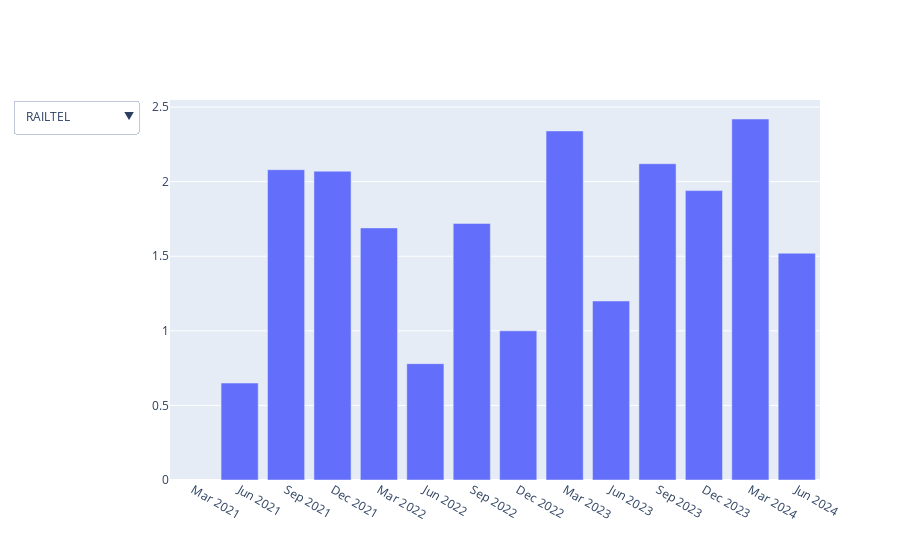

Here is the notebook cell this chart was saved with:
### Code cell
import plotly.graph_objects as go

fig = go.Figure()

# add trace only for first stock
x = df['Quarters']
y = df['526433']
fig.add_traces(go.Bar(x=x, y=y))

# create `list` with a `dict` for each column
buttons = [{'method': 'update', 'label': col, 'args': [{'y': [df[col]]}]} 
           for col in df.iloc[:, 1:]]

# add menus
updatemenus = [{'buttons': buttons,
                'direction': 'down',
                'showactive': True,}]

# update layout with buttons, and show the figure
fig.update_layout(updatemenus=updatemenus)
fig.show()

### Figure 1 — Plotly figure (JSON) as saved in the notebook; plotly's stock layout.template omitted (floating-point values rounded to 4 significant figures)
{"data": [{"type": "bar", "x": ["Mar 2021", "Jun 2021", "Sep 2021", "Dec 2021", "Mar 2022", "Jun 2022", "Sep 2022", "Dec 2022", "Mar 2023", "Jun 2023", "Sep 2023", "Dec 2023", "Mar 2024", "Jun 2024"], "y": [null, 0.65, 2.08, 2.07, 1.69, 0.78, 1.72, 1, 2.34, 1.2, 2.12, 1.94, 2.42, 1.52]}], "layout": {"autosize": true, "updatemenus": [{"active": 120, "buttons": [{"args": [{"y": [[null, 2.99, 3.77, 4.3, 1.54, 3.35, 2.84, 2.25, 0.25, 0.36, -1.59, -0.19, -2.59, 2.83]]}], "label": "526433", "method": "update"}, {"args": [{"y": [[null, 0.11, 0.1, 0.13, 0.06, 0.1, 0.08, 0.11, 0.09, 0.18, 0.2, 0.12, 0.05, 0.21]]}], "label": "532407", "method": "update"}, {"args": [{"y": [[null, null, null, null, null, 5.28, 6.38, 7.06, 7.82, 7.96, 8.1, 3.77, 4.77, 5.21]]}], "label": "544021", "method": "update"}, {"args": [{"y": [[null, 5.27, 4.6, 6.29, 5.98, 3.76, 4.18, 3.96, 6.06, 5.17, 4.31, 3.99, 5.15, 3.62]]}], "label": "AARTIDRUGS", "method": "update"}, {"args": [{"y": [[null, 4.55, 4.14, 20.01, 5.34, 3.75, 3.42, 3.77, 4.11, 1.93, 2.51, 3.42, 3.64, 3.78]]}], "label": "AARTIIND", "method": "update"}, {"args": [{"y": [[null, null, null, null, null, null, null, 5.26, 4.73, 5.2, 5.72, 5.82, 7.2, 6.12]]}], "label": "AARTIPHARM", "method": "update"}, {"args": [{"y": [[null, 5.32, 0.98, -2.62, 2.79, 4.36, 0.38, 4.68, 5.52, 6.18, 5.58, 7.86, 5.5, 2.62]]}], "label": "AARTISURF", "method": "update"}, {"args": [{"y": [[null, 3.32, 5.66, 8.88, 17.61, 6.62, 9.32, 14.41, 11.56, 13.95, 17.12, 15.98, 21.67, 20.93]]}], "label": "ABB", "method": "update"}, {"args": [{"y": [[null, 30.32, 23.97, 14.95, 21.1, 12.11, -4.65, 6.03, 12.55, 24.82, 20.65, 28.63, 50.31, 19.24]]}], "label": "ACC", "method": "update"}, {"args": [{"y": [[null, 2.47, 1.93, -0.11, 2.77, 4.12, 4.04, 7.19, 6.34, 5.91, 2, 16.57, 3.95, 12.76]]}], "label": "ADANIENT", "method": "update"}, {"args": [{"y": [[null, 2.68, 3.57, 4.66, 5.14, 4.09, 4.4, 5.18, 4.68, 4.97, 5.01, 5.48, 6.24, 6.18]]}], "label": "AFFLE", "method": "update"}, {"args": [{"y": [[null, 15.38, 10.59, 8.98, 9.09, 16.03, 10.26, 8.94, 9.52, 9.74, 5.33, 6.54, 7.52, 9.56]]}], "label": "ALKYLAMINE", "method": "update"}, {"args": [{"y": [[null, 14.73, 16.24, 19.88, 24.7, 21.85, 25.63, 27.35, 32, 26.34, 36.3, 31.01, 40.47, 32.49]]}], "label": "ANGELONE", "method": "update"}, {"args": [{"y": [[null, 7.27, 8.45, 8.51, 5.79, 7.73, 11.78, 12.99, 8.34, 11.61, 13.25, 15.68, 12.55, 13.61]]}], "label": "ARE&M", "method": "update"}, {"args": [{"y": [[null, 1.45, 3.34, 4.12, 5.27, 4.4, 4.33, 3.45, 2.84, 4.27, 3.57, 2.61, 3.04, 3.21]]}], "label": "ASAHIINDIA", "method": "update"}, {"args": [{"y": [[null, -0.93, -0.35, -0.41, 0.48, 0.02, 0.56, 1.09, 2.56, 1.85, 1.79, 1.91, 2.91, 1.73]]}], "label": "ASHOKLEY", "method": "update"}, {"args": [{"y": [[null, 5.93, 6.21, 10.59, 8.87, 10.6, 8.16, 11.18, 12.87, 16.16, 12.57, 15.09, 13.1, 12.2]]}], "label": "ASIANPAINT", "method": "update"}, {"args": [{"y": [[null, 2.76, 5.27, 4.75, 5.28, 3.32, 2.57, 3.46, 7.66, 4.46, 4.88, 4.23, 6.76, 4.48]]}], "label": "ASTRAL", "method": "update"}, {"args": [{"y": [[null, 7.69, 11.05, 12.9, 14.39, 14.26, 18.27, 20.12, -17.43, 19.78, 20.13, 21.05, 24.62, 20.83]]}], "label": "AXISBANK", "method": "update"}, {"args": [{"y": [[null, 40.44, 70.49, 49.41, 52.74, 40.2, 59.42, 52.05, 60.25, 58.11, 71.39, 71.78, 72.05, 69.55]]}], "label": "BAJAJ-AUTO", "method": "update"}, {"args": [{"y": [[null, -1.91, 5.48, 4.2, 3.42, 3.74, 5.24, 5.31, 4.52, 3.23, 2.37, 3.25, 2.54, 2.44]]}], "label": "BAJAJELEC", "method": "update"}, {"args": [{"y": [[null, 5.23, 7.05, 7.89, 8.46, 8.23, 9.77, 11.19, 11.11, 12.2, 12.09, 13.52, 13.28, 13.39]]}], "label": "BAJAJFINSV", "method": "update"}, {"args": [{"y": [[null, 16.61, 24.54, 35.21, 39.96, 42.88, 45.93, 49.11, 52.16, 56.72, 58.6, 58.88, 61.79, 63.2]]}], "label": "BAJFINANCE", "method": "update"}, {"args": [{"y": [[null, 27.89, 24.61, 27.64, 33.55, 37.95, 28.57, 19.31, 14.63, 16.27, 10.71, 15.24, 21, 13.36]]}], "label": "BALAMINES", "method": "update"}, {"args": [{"y": [[null, -5.41, 2.89, 5.63, 4.9, 9.29, 4.27, 6.47, 5.11, 8.32, 2.64, 4.51, 4.95, 13.54]]}], "label": "BATAINDIA", "method": "update"}, {"args": [{"y": [[null, 0.03, 0.85, 0.82, 1.58, 0.5, 0.85, 0.84, 1.89, 0.74, 1.08, 1.18, 2.46, 1.08]]}], "label": "BEL", "method": "update"}, {"args": [{"y": [[null, 1.21, 1.88, 2.17, 1.89, 2.17, 1.88, 1.72, 1.59, 3.04, 2.5, 2.57, 1.91, 3.03]]}], "label": "BERGEPAINT", "method": "update"}, {"args": [{"y": [[null, 0.48, 1.93, 1.41, 3.41, 2.73, 3.86, 2.85, 5.39, 2.89, 2.39, 4.34, 3.66, 7.31]]}], "label": "BHARTIARTL", "method": "update"}, {"args": [{"y": [[null, -0.21, 2.35, 2.17, 3.02, 1.69, 2.2, 1.39, 0.28, 0.63, 1.62, 3.25, 0.44, 0.78]]}], "label": "BOROLTD", "method": "update"}, {"args": [{"y": [[null, 16.17, 15.95, 15.41, 15.77, 14.01, 20.48, 38.71, 23.19, 19, 24.39, 23.1, 22.35, 20.99]]}], "label": "BRITANNIA", "method": "update"}, {"args": [{"y": [[null, 3.95, 4.82, 4.53, 5.51, 3.25, 2.5, 3.81, 6.73, 32.68, 8.9, 7.99, 7.91, 19.58]]}], "label": "BSE", "method": "update"}, {"args": [{"y": [[null, 12.95, 14.86, 15.81, 15.1, 13.24, 14.72, 15.05, 15.23, 15.58, 17.2, 18.17, 21.06, 22]]}], "label": "CAMS", "method": "update"}, {"args": [{"y": [[0.66, 0.13, null, 1.8, 1.3, 0.94, null, null, null, null, null, null, null, null]]}], "label": "CAMPUS", "method": "update"}, {"args": [{"y": [[null, 6.11, 8.22, 8.01, 7.43, 5.53, 7.69, 7.14, 6.04, 7.04, 10.42, 10.28, 12.37, 12.84]]}], "label": "CDSL", "method": "update"}, {"args": [{"y": [[null, -26.9, -0.5, 2.73, -4.94, -1.99, -5.32, -7.5, 20.02, 1.13, -3.54, 5.63, -5.35, -2.98]]}], "label": "CENTUM", "method": "update"}, {"args": [{"y": [[null, 0.4, 1.49, 4.03, 0.77, 0.85, 1.17, 1.49, 2.79, 1.33, 1.59, 4.89, 1.53, 1.58]]}], "label": "CGPOWER", "method": "update"}, {"args": [{"y": [[null, 1.09, 4.99, 4.92, 10.44, 1.6, 4.29, 4.2, 1.5, 3.75, 6.9, 9.29, 9.84, 6.62]]}], "label": "COCHINSHIP", "method": "update"}, {"args": [{"y": [[null, 20.4, 24.2, 30.17, 34.1, 24.58, 32.99, 37.37, 18.79, 27.06, 29.41, 38.54, 36.19, 19.97]]}], "label": "COFORGE", "method": "update"}, {"args": [{"y": [[null, 4.25, 4.16, 4.67, 4.25, 4.88, 4.98, 4.83, 4.58, 4.03, 6.03, 5.43, 5.2, 4.24]]}], "label": "CONCOR", "method": "update"}, {"args": [{"y": [[null, 10.44, 11.01, 11.95, 13.98, 10.52, 7.16, 14.12, 14.76, 15.2, 16.1, 13.28, 17.06, 12.97]]}], "label": "CYIENT", "method": "update"}, {"args": [{"y": [[null, 2.47, 2.85, 2.85, 1.66, 2.49, 2.77, 2.69, 1.7, 2.62, 2.91, 2.9, 1.97, 2.82]]}], "label": "DABUR", "method": "update"}, {"args": [{"y": [[null, 22.19, 18.65, 17.78, 19.59, 17.2, 12.79, 15.33, 17.15, 10.99, 15.04, 14.81, 18.61, 14.85]]}], "label": "DEEPAKNTR", "method": "update"}, {"args": [{"y": [[null, 20.99, 22.84, 33.99, 33.7, 26.44, 18.57, 11.53, 12.09, 13.41, 13.11, 13.49, 20.27, 16.2]]}], "label": "DIVISLAB", "method": "update"}, {"args": [{"y": [[null, 3.1, 10.68, 7.82, 10.61, 7.7, 13.02, 8.72, 13.54, 11.55, 18.02, 16.12, 15.91, 22.34]]}], "label": "DIXON", "method": "update"}, {"args": [{"y": [[null, 1.47, 6.45, 8.53, 6.59, 9.93, 10.59, 9.1, 7.1, 10.12, 9.58, 10.61, 8.66, 11.89]]}], "label": "DMART", "method": "update"}, {"args": [{"y": [[null, 22.87, 59.84, 42.62, 5.83, 71.44, 66.93, 74.7, 57.65, 84.36, 88.87, 82.78, 78.52, 83.46]]}], "label": "DRREDDY", "method": "update"}, {"args": [{"y": [[null, 8.67, 13.65, 16.68, 22.31, 22.33, 24.02, 27.09, 33.11, 33.58, 37.12, 36.38, 39.1, 40.2]]}], "label": "EICHERMOT", "method": "update"}, {"args": [{"y": [[null, 0.46, 1.45, 6.42, 4.11, 5.48, 5.81, 8.85, 5.69, 7.78, 7.96, 10.42, 8.59, 9.31]]}], "label": "ETHOSLTD", "method": "update"}, {"args": [{"y": [[null, 0.39, 2.31, 2.1, 46.58, 2.39, 2.84, 2.34, 2.12, 2.62, 3.17, 2.36, 2.17, 2.59]]}], "label": "EXIDEIND", "method": "update"}, {"args": [{"y": [[null, 11.71, 16.27, 16.95, 39.74, 52.12, 66.09, 34.65, 48.74, 32.54, 33.71, 30.73, 37.36, 36.94]]}], "label": "FINEORG", "method": "update"}, {"args": [{"y": [[null, 0.59, 7.88, 7.25, 3.65, 10.14, 14.45, 4.15, 7.86, 11.27, 15.82, 6.43, 6.91, 5.62]]}], "label": "GMMPFAUDLR", "method": "update"}, {"args": [{"y": [[null, 0.61, 1.29, 1.4, 9.37, 1.64, 1.98, 2.11, 14.82, 4.49, 2.4, 2.24, 16.95, 18.7]]}], "label": "GODREJPROP", "method": "update"}, {"args": [{"y": [[null, 1.44, 1.72, 2.23, 2.12, 2.05, 2.3, 2.26, 3.63, 2.61, 3.07, 1.98, 3.21, 1.59]]}], "label": "GREENLAM", "method": "update"}, {"args": [{"y": [[4.6, 2.43, 5.47, 5.14, 6.57, 6.33, 5.91, 3.06, 5.62, 3.04, 3.34, 2.82, 2.43, null]]}], "label": "GREENPANEL", "method": "update"}, {"args": [{"y": [[null, 1.8, 5.13, 5.5, 4.12, 4.38, 5.13, 5.58, 4.83, 6.69, 7.05, 7.7, 9.74, 7.61]]}], "label": "GRSE", "method": "update"}, {"args": [{"y": [[null, 2.91, 12.66, 13.96, 46.43, 9.27, 18.26, 17.27, 42.33, 12.17, 18.49, 18.86, 64.43, 21.49]]}], "label": "HAL", "method": "update"}, {"args": [{"y": [[null, 2.43, 3.03, 3.33, 3.55, 3.84, 4.05, 3.92, 3.93, 3.97, 3.84, 3.92, 4.73, 3.35]]}], "label": "HAPPSTMNDS", "method": "update"}, {"args": [{"y": [[null, 3.76, 4.83, 4.88, 5.63, 3.88, 2.98, 4.53, 5.71, 4.58, 3.97, 4.59, 7.13, 6.51]]}], "label": "HAVELLS", "method": "update"}, {"args": [{"y": [[null, 11.81, 12.01, 12.68, 13.24, 12.1, 12.86, 15.09, 14.68, 13.02, 14.12, 16.03, 14.69, 15.69]]}], "label": "HCLTECH", "method": "update"}, {"args": [{"y": [[null, null, null, null, null, null, 17.06, 17.3, 17.63, 22.36, 20.45, 22.86, 25.33, 28.27]]}], "label": "HDFCAMC", "method": "update"}, {"args": [{"y": [[null, 14.33, 16.43, 19.11, 18.83, 17.25, 19.97, 22.77, 22.57, 22.12, 22.17, 22.73, 23.2, 21.65]]}], "label": "HDFCBANK", "method": "update"}, {"args": [{"y": [[null, 1.33, 1.36, 1.36, 2.4, 1.71, 1.53, 1.47, 1.68, 1.94, 1.76, 1.71, 1.91, 2.23]]}], "label": "HDFCLIFE", "method": "update"}, {"args": [{"y": [[null, 3.26, 3.53, 2.24, 1.37, 0.78, 2.05, 1.48, 1.93, 1.8, 2.41, 2.9, 4.36, 6.3]]}], "label": "HERITGFOOD", "method": "update"}, {"args": [{"y": [[null, 12.82, 37.32, 35.22, 30.6, 29.55, 34.45, 36.33, 40.29, 35.53, 50.35, 54.7, 46.77, 52.31]]}], "label": "HEROMOTOCO", "method": "update"}, {"args": [{"y": [[null, 8.92, 9.28, 9.78, 9.81, 10.13, 11.34, 10.53, 11.07, 10.87, 11.3, 10.68, 10.89, 11.11]]}], "label": "HINDUNILVR", "method": "update"}, {"args": [{"y": [[null, 2.11, 1.9, 1.13, 3.41, 2.25, 2.84, 1.8, 3.34, 1.36, 1.47, 0.44, 1.45, 0.5]]}], "label": "HLEGLAS", "method": "update"}, {"args": [{"y": [[null, 0.96, 1.03, 1.1, 1.09, 1.32, 1.68, 1.51, 1.79, 2.07, 2.19, 1.95, 2, 2.38]]}], "label": "HNDFDS", "method": "update"}, {"args": [{"y": [[null, 6.88, 8.78, 9.41, 11.11, 10.62, 11.49, 12.6, 14.11, 15.2, 15.56, 15.76, 16.62, 16.62]]}], "label": "ICICIBANK", "method": "update"}, {"args": [{"y": [[null, 4.27, 9.11, 6.47, 6.37, 7.11, 12.02, 7.18, 8.9, 7.95, 11.75, 8.76, 10.54, 11.77]]}], "label": "ICICIGI", "method": "update"}, {"args": [{"y": [[null, -1.29, 3.1, 2.17, 1.3, 1.09, 1.39, 1.54, 1.64, 1.43, 1.69, 1.58, 1.21, 1.56]]}], "label": "ICICIPRULI", "method": "update"}, {"args": [{"y": [[null, null, null, null, null, 4553.0, 438.2, -3.73, -2.54, 4.95, 0.21, 3.45, 2.41, 0.27]]}], "label": "IDEAFORGE", "method": "update"}, {"args": [{"y": [[null, -1, 0.18, 0.47, 0.57, 0.78, 0.91, 0.99, 1.23, 1.1, 1.11, 1.04, 1.04, 0.91]]}], "label": "IDFCFIRSTB", "method": "update"}, {"args": [{"y": [[null, -82.47, -37.28, 3.37, -43.65, -27.62, -41.08, 36.91, 23.84, 80.16, 4.9, 77.68, 49.09, 70.7]]}], "label": "INDIGO", "method": "update"}, {"args": [{"y": [[null, null, null, null, null, 4.19, 7.8, 5.52, 10.23, 6.52, 5.32, 7.82, 11.27, 5.5]]}], "label": "INDIGOPNTS", "method": "update"}, {"args": [{"y": [[null, 12.2, 12.89, 13.81, 13.52, 12.74, 14.31, 15.7, 14.77, 14.32, 14.97, 14.71, 19.2, 15.34]]}], "label": "INFY", "method": "update"}, {"args": [{"y": [[null, 0.95, 1.34, 1.44, 2.57, 1.54, 1.85, 2.02, 2.73, 1.99, 2.67, 2.6, 2.62, 2.38]]}], "label": "IRCON", "method": "update"}, {"args": [{"y": [[null, null, null, null, null, null, null, null, 3.48, 2.9, null, 3.75, 3.55, 3.85]]}], "label": "IRCTC", "method": "update"}, {"args": [{"y": [[null, null, null, null, null, null, null, 0.88, 1.11, 1.29, 1.25, 1.25, 1.26, 1.43]]}], "label": "IREDA", "method": "update"}, {"args": [{"y": [[null, 2.66, 3.01, 3.29, 3.4, 3.56, 3.73, 4.03, 4.16, 4.1, 3.93, 4.28, 4.1, 4.08]]}], "label": "ITC", "method": "update"}, {"args": [{"y": [[null, null, null, null, null, null, null, null, null, null, 1.05, 0.46, 0.49, 0.49]]}], "label": "JIOFIN", "method": "update"}, {"args": [{"y": [[null, 1.05, 1.82, 2.03, 1.47, 1.71, 1.99, 1.22, 0.43, 0.44, 1.47, 1, 3.14, 0.85]]}], "label": "JUBLFOOD", "method": "update"}, {"args": [{"y": [[null, -0.5, 0.67, 1.31, 0.7, 1.05, 1.03, 1.44, 0.68, 1.4, 1.31, 1.75, 1.34, 1.72]]}], "label": "KALYANKJIL", "method": "update"}, {"args": [{"y": [[null, null, null, 13.96, 4.3, 2.18, null, 3.93, 7.1, 4.24, 5.56, 7.07, 12.71, 7.94]]}], "label": "KAYNES", "method": "update"}, {"args": [{"y": [[null, 7.45, 10.18, 11.23, 12.87, 11.52, 11.85, 14.26, 15.31, 13.46, 15.54, 16.7, 18.67, 16.65]]}], "label": "KEI", "method": "update"}, {"args": [{"y": [[null, 9.11, 15.07, 17.15, 19.61, 13.88, 18.17, 20.12, 22.99, 20.88, 22.45, 21.46, 26.85, 37.47]]}], "label": "KOTAKBANK", "method": "update"}, {"args": [{"y": [[null, 0.74, 1.13, 1.21, 0.91, 2.05, 1.95, 3.18, 2.93, 3.07, 3.2, 4.2, 3.57, 5.48]]}], "label": "KPIGREEN", "method": "update"}, {"args": [{"y": [[null, 2.2, 2.37, 2.55, 2.88, 3.12, 3.05, 3.67, 4.07, 4.89, 5.14, 5.67, 6, 7.45]]}], "label": "KPITTECH", "method": "update"}, {"args": [{"y": [[null, 33.77, 2.19, 1.31, -2.02, 41.81, 0.91, 6.81, -2.77, 48.91, 2.45, 2.11, -0.05, 56.28]]}], "label": "KSCL", "method": "update"}, {"args": [{"y": [[null, 15.74, 11.4, 6.88, 7.35, 6.92, 8.6, 6.33, 6.8, 9.9, 13.09, 9.74, 10.12, 12.75]]}], "label": "LALPATHLAB", "method": "update"}, {"args": [{"y": [[null, 27.39, 1.25, 2.52, 1.77, 1.57, 1.86, 2.58, 1.67, 1.6, 1.66, 2.26, 2.2, 1.91]]}], "label": "LATENTVIEW", "method": "update"}, {"args": [{"y": [[null, 8.36, 12.95, 14.63, 25.77, 12.11, 15.86, 18.17, 28.37, 17.74, 23.45, 21.44, 31.98, 20.26]]}], "label": "LT", "method": "update"}, {"args": [{"y": [[null, 28.39, 31.48, 34.93, 36.34, 63.06, 40.18, 33.82, 37.65, 38.92, 39.26, 39.49, 37.14, 38.28]]}], "label": "LTIM", "method": "update"}, {"args": [{"y": [[null, 20.58, 21.87, 23.59, 24.83, 26.09, 28.41, 28.11, 32.2, 29.44, 29.84, 31.79, 32.24, 29.63]]}], "label": "LTTS", "method": "update"}, {"args": [{"y": [[null, 3.88, 0.55, 3.11, 2.65, 2.43, 0.32, 1.03, 0.92, 1.44, 0.4, 0.99, 1.61, 1.24]]}], "label": "LXCHEM", "method": "update"}, {"args": [{"y": [[null, 3.41, 15.51, 15.99, 18, 17.66, 22.3, 21.53, 21.2, 28.21, 18.88, 21.38, 22.15, 26.4]]}], "label": "M&M", "method": "update"}, {"args": [{"y": [[null, null, null, null, 4.75, 7.3, 10.48, 7.09, 7.13, 12.15, 12.51, 11.33, 11.76, 13.39]]}], "label": "MANKIND", "method": "update"}, {"args": [{"y": [[null, 53.18, 6.36, 3.48, 4.23, 4.54, 4.74, 5.52, 5.22, 6, 6.11, 5.69, 7.02, 6.62]]}], "label": "MAPMYINDIA", "method": "update"}, {"args": [{"y": [[null, 2.76, 2.39, 2.4, 1.94, 2.87, 2.33, 2.54, 2.34, 3.3, 2.73, 2.96, 2.46, 3.58]]}], "label": "MARICO", "method": "update"}, {"args": [{"y": [[null, 15.72, 16.12, 34.49, 62.1, 34.3, 69.93, 79.65, 88.97, 84.18, 125.3, 102, 125.7, 119.6]]}], "label": "MARUTI", "method": "update"}, {"args": [{"y": [[null, 5.04, 6.69, 10.67, 7.88, 11.14, 10.61, 17.56, 16.17, 15.59, 16.5, 31.08, 32.87, 34.51]]}], "label": "MAZDOCK", "method": "update"}, {"args": [{"y": [[1.69, null, 1.89, 3.69, 2.49, 3.8, 2.72, 4.22, 2.44, 3.91, 2.92, 3.52, 6.05, 3.4]]}], "label": "METROBRAND", "method": "update"}, {"args": [{"y": [[null, 1.16, 1.3, 0.59, 1.67, 1.1, 2.43, 3.26, 3.58, 2.21, 2.86, 2.47, 2.26, 1.81]]}], "label": "MOLDTECH", "method": "update"}, {"args": [{"y": [[null, 4.32, 6.24, 5.51, 5.54, 6.55, 5.86, 4.92, 6.94, 5.65, 4.73, 4.28, 5.41, 4.97]]}], "label": "MOLDTKPAC", "method": "update"}, {"args": [{"y": [[null, 0.61, 0.46, 0.52, 0.18, 0.21, 0.36, 0.67, 0.97, 0.89, 0.3, 0.8, 2.02, 1.47]]}], "label": "MOTHERSON", "method": "update"}, {"args": [{"y": [[null, 2.83, 6.19, 4.33, 6.44, 5.27, 8.03, 10.22, 10.1, 6.61, 6.65, 3.4, 1.58, 1.44]]}], "label": "MTARTECH", "method": "update"}, {"args": [{"y": [[null, null, null, null, null, null, 80.9, 60.25, 67.43, 1.33, 4.35, 2.42, 1.1, 1.51]]}], "label": "MUFTI", "method": "update"}, {"args": [{"y": [[null, 24.37, 24.97, 25.91, 24.84, 20.41, 22.22, 23.11, 24.25, 25.46, 26.39, 27.49, 28.37, 28.99]]}], "label": "MUTHOOTFIN", "method": "update"}, {"args": [{"y": [[null, 11.83, 572.4, 357.3, 48.83, 13.87, 7.99, -9.02, -21.12, 12.28, 15.88, 11.68, 4.67, 18]]}], "label": "NAUKRI", "method": "update"}, {"args": [{"y": [[null, 11.29, 12.77, 13.88, 15.17, 15.02, 11.67, 21.5, 27.5, 12.41, 12.22, 15.74, 14.19, 10.32]]}], "label": "NAVINFLUOR", "method": "update"}, {"args": [{"y": [[null, 0.87, 1.71, 1.58, 0.34, 1.75, 1.55, 2.49, 0.39, 2.95, 3, 3.51, 1.11, 2.96]]}], "label": "NAZARA", "method": "update"}, {"args": [{"y": [[null, 3.15, 4.79, 4.48, 6.27, 4.45, 3.96, 5.89, 5.74, 3.91, 3.18, 0.4, 6.42, 4.35]]}], "label": "NEOGEN", "method": "update"}, {"args": [{"y": [[null, 5.59, 6.4, 3.94, 6.13, 5.29, 6.86, 6.51, 7.64, 7.24, 9.42, 6.8, 9.69, 7.74]]}], "label": "NESTLEIND", "method": "update"}, {"args": [{"y": [[null, null, null, null, null, 9.91, 16.14, 38.32, 2.07, 0.98, 2.7, 4.64, 5.26, 2.74]]}], "label": "NETWEB", "method": "update"}, {"args": [{"y": [[null, 9.82, 143.9, 156.5, 170.8, 185.6, 145.4, 110.9, 70.24, 142.0, 134.7, 136.6, 97.01, 148.1]]}], "label": "PAGEIND", "method": "update"}, {"args": [{"y": [[null, 0.33, 2.07, 1.97, 2.64, 1.81, 2.17, 2.5, 2.76, 1.54, 2.42, 1.71, 2.56, 3.81]]}], "label": "PARAS", "method": "update"}, {"args": [{"y": [[null, 9.89, 10.58, 11.54, 13.15, 13.84, 14.39, 15.56, 16.45, 14.86, 17.11, 18.59, 20.47, 19.89]]}], "label": "PERSISTENT", "method": "update"}, {"args": [{"y": [[null, 4.33, 7.37, 7.05, 5, 6.96, 6.54, 5.98, 5.57, 9.21, 8.85, 10.04, 5.91, 11.15]]}], "label": "PIDILITIND", "method": "update"}, {"args": [{"y": [[null, 12.34, 15.13, 14.67, 13.47, 17.3, 22.07, 23.19, 18.49, 25.24, 31.67, 29.57, 24.35, 29.58]]}], "label": "PIIND", "method": "update"}, {"args": [{"y": [[null, 4.96, 13.26, 21.05, 21.56, 14.69, 17.91, 23.89, 28.38, 26.67, 28.37, 27.49, 36.34, 26.34]]}], "label": "POLYCAB", "method": "update"}, {"args": [{"y": [[null, 1.61, 6.92, 6.09, 7.98, 1.45, -2.18, 3.2, 8.51, 1.77, 6.39, 3.4, 4.94, 2.23]]}], "label": "PRINCEPIPE", "method": "update"}, {"args": [{"y": [[null, 0.65, 2.08, 2.07, 1.69, 0.78, 1.72, 1, 2.34, 1.2, 2.12, 1.94, 2.42, 1.52]]}], "label": "RAILTEL", "method": "update"}, {"args": [{"y": [[null, -23.5, 8, 15.06, 39.54, 12.15, 23.85, 14.24, 29.18, 159.9, 23.99, 27.55, 34.42, 1106.0]]}], "label": "RAYMOND", "method": "update"}, {"args": [{"y": [[null, null, null, null, null, null, null, null, 2.5, 3.38, 2.01, 4.4, 2.96, 2.22]]}], "label": "REDTAPE", "method": "update"}, {"args": [{"y": [[null, 1.25, 2.76, 2.82, 2.53, 1.55, 0.9, 1.21, 2.54, 2.26, 1.78, 1.55, 2.47, 1.78]]}], "label": "RELAXO", "method": "update"}, {"args": [{"y": [[null, 19.36, 21.58, 27.42, 23.95, 26.54, 20.19, 23.34, 28.53, 23.67, 25.71, 25.52, 28.01, 22.37]]}], "label": "RELIANCE", "method": "update"}, {"args": [{"y": [[null, 4.46, 4.76, 4.14, 4.37, 5.21, 4.34, 4.66, 5.25, 5.3, 5.97, 6.23, 6.18, 6.32]]}], "label": "ROSSARI", "method": "update"}, {"args": [{"y": [[null, 5.86, 7.28, 7.08, 7.25, 11.01, 11.84, 13.23, 16.27, 14.8, 14.18, 16.89, 14.03, 12.51]]}], "label": "ROUTE", "method": "update"}, {"args": [{"y": [[null, 1.11, 1.34, 1.41, 1.81, 1.43, 1.83, 1.83, 1.72, 1.64, 1.89, 1.72, 2.3, 1.07]]}], "label": "RVNL", "method": "update"}, {"args": [{"y": [[null, 3.24, 3.66, 4.09, 6.16, 6.65, 5.57, 5.39, 6.3, 6.27, 6.37, 5.78, 6.97, 6.25]]}], "label": "SBICARD", "method": "update"}, {"args": [{"y": [[null, 8.27, 9.96, 10.71, 10.7, 8.21, 16.53, 17.34, 20.27, 20.77, 18.04, 12.4, 23.96, 21.65]]}], "label": "SBIN", "method": "update"}, {"args": [{"y": [[null, 3.98, 8.99, 7.02, 9.55, 8.44, 18.32, 12.99, 13.24, 12.79, 16.04, 14.19, 22.53, 16.22]]}], "label": "SIEMENS", "method": "update"}, {"args": [{"y": [[null, 1.41, 1.51, 1.48, 1.79, 1.3, 1.58, 1.83, 2.05, 1.91, 2.12, 2.26, 2.54, 2.42]]}], "label": "SONACOMS", "method": "update"}, {"args": [{"y": [[null, -0.78, -0.38, -0.22, -1.35, 0.36, 0.32, -1.92, 0.82, -0.88, -0.81, -0.92, -1.03, -0.78]]}], "label": "SPICELEC", "method": "update"}, {"args": [{"y": [[null, 13.35, 12.91, 17.05, 20.43, 20.51, 16.23, 17.24, 18.97, 12.12, 10.15, 8.55, 14.24, 8.51]]}], "label": "SRF", "method": "update"}, {"args": [{"y": [[null, 6.02, 8.53, 8.58, -9.49, 8.59, 9.43, 9.03, 8.27, 8.43, 9.9, 10.52, 11.06, 11.82]]}], "label": "SUNPHARMA", "method": "update"}, {"args": [{"y": [[null, 1.93, 2.8, 2.77, 2.27, 2.67, 3.43, 3.65, 2.78, 3.28, 3.51, 2.89, 2.19, 2.93]]}], "label": "TATACONSUM", "method": "update"}, {"args": [{"y": [[null, 18.21, 20.12, 24.24, 25.69, 29.66, 27.98, 31.26, 32.36, 30.32, 32.15, 33.15, 31.62, 29.56]]}], "label": "TATAELXSI", "method": "update"}, {"args": [{"y": [[null, 10.64, 19.86, 7.87, 3.98, 17.78, 21.17, 6.82, 4.01, 29.02, 24.6, 10.52, 11.95, 25.91]]}], "label": "TATAINVEST", "method": "update"}, {"args": [{"y": [[null, -13.41, -13.38, -4.57, -3.11, -15.08, -2.84, 8.91, 16.28, 9.64, 11.33, 21.14, 52.37, 16.74]]}], "label": "TATAMOTORS", "method": "update"}, {"args": [{"y": [[null, 1.22, 1.32, 1.33, 1.57, 2.49, 2.56, 2.96, 2.43, 3.04, 2.74, 2.98, 2.8, 3.04]]}], "label": "TATAPOWER", "method": "update"}, {"args": [{"y": [[null, null, null, null, null, null, null, 36.58, 5.34, 4.72, 3.95, 4.2, 3.88, 3.99]]}], "label": "TATATECH", "method": "update"}, {"args": [{"y": [[null, 24.35, 26.02, 26.41, 27.13, 25.9, 28.51, 29.64, 31.13, 30.26, 31, 30.56, 34.37, 33.28]]}], "label": "TCS", "method": "update"}, {"args": [{"y": [[null, 13.97, 13.81, 14.1, 15.49, 11.64, 13.21, 13.32, 11.47, 7.1, 5.06, 5.23, 6.77, 8.71]]}], "label": "TECHM", "method": "update"}, {"args": [{"y": [[null, 6.22, 9.65, 14.46, 9.27, 10.08, 11.08, 12.19, 16.14, 11.14, 13.62, 27.5, 9.8, 11.64]]}], "label": "TIINDIA", "method": "update"}, {"args": [{"y": [[null, 1.46, 0.48, 0.12, -2.09, 0.1, 4.03, 2.72, 4.03, 5.17, 5.55, 5.56, 5.86, 4.98]]}], "label": "TITAGARH", "method": "update"}, {"args": [{"y": [[null, 0.23, 7.2, 11.31, 5.74, 8.84, 9.36, 10.18, 8.22, 8.48, 10.31, 11.86, 8.68, 8.05]]}], "label": "TITAN", "method": "update"}, {"args": [{"y": [[null, 9.75, 9.34, 7.36, -3.49, 10.46, 9.22, 8.63, 8.48, 11.17, 11.41, 13.09, 13.27, 13.5]]}], "label": "TORNTPHARM", "method": "update"}, {"args": [{"y": [[null, -3.56, 2.6, 3.93, 0, 3.67, 2.62, 4.7, 1.52, 4.88, 6.6, 10.53, 19.81, 11.04]]}], "label": "TRENT", "method": "update"}, {"args": [{"y": [[null, -0.22, 5.1, 5.21, 5.84, 6.43, 8.13, 6.33, 7.07, 9.14, 8.13, 10.08, 8.15, 9.7]]}], "label": "TVSMOTOR", "method": "update"}, {"args": [{"y": [[null, 1.17, 3.04, 3.43, 6.18, 6.13, 5.07, -0.07, 0.37, 5.15, 4.06, 3.23, 3.07, 6.56]]}], "label": "UBL", "method": "update"}, {"args": [{"y": [[null, 0.76, 4.02, 4.12, 2.5, 3.66, 7.61, 2.95, 1.41, 6.56, 4.66, 4.81, 3.31, 6.67]]}], "label": "UNITDSPR", "method": "update"}, {"args": [{"y": [[null, 0.28, 1.66, 1.77, 2.53, 2.43, 2.97, 2.83, 3.19, 3.01, 3.93, 3.37, 5.04, 3.47]]}], "label": "UNOMINDA", "method": "update"}, {"args": [{"y": [[null, 2.37, 1.85, 0.13, 1.96, 6.06, 2.93, 0.58, 3.3, 7.65, 3.86, 1.02, 4.13, 9.64]]}], "label": "VBL", "method": "update"}, {"args": [{"y": [[null, 7.87, 7.91, 8.1, 9.84, 9.85, 11.29, 10.4, 10.18, 6.75, 7.05, 7.49, 10.05, 8.12]]}], "label": "VINATIORGA", "method": "update"}, {"args": [{"y": [[null, 3.65, 2.2, 5.27, 3.65, 4.16, 2.84, 6.19, 4.48, 3.79, 2.01, 6.49, 4.77, 2.57]]}], "label": "MANYAVAR", "method": "update"}, {"args": [{"y": [[null, 3.68, 3.13, 2.9, 5.52, 3.29, -0.22, -3.34, 4.35, 3.91, 1.11, -0.92, 3.52, 10.1]]}], "label": "VOLTAS", "method": "update"}, {"args": [{"y": [[null, -2.14, -0.28, 1.34, 0.98, 1.51, 2.02, 2.33, 1.29, 1.85, 1.43, 1.11, 0.05, 0.21]]}], "label": "WESTLIFE", "method": "update"}, {"args": [{"y": [[null, 5.92, 5.35, 5.42, 5.63, 4.68, 4.85, 5.56, 5.6, 5.23, 5.07, 5.16, 5.42, 5.74]]}], "label": "WIPRO", "method": "update"}, {"args": [{"y": [[null, 10.01, 12.44, 12.71, 11.69, 16.99, 19.61, 9.18, 13.76, 12.97, 10.23, 11.88, 15.74, -2.16]]}], "label": "YASHO", "method": "update"}, {"args": [{"y": [[null, -0.14, 0, -0.02, 0.42, 0.94, 0.71, 1.19, 2.54, 5.6, 1.82, 3.64, 4.16, 9.14]]}], "label": "ZENTEC", "method": "update"}], "direction": "down", "showactive": true}], "xaxis": {"autorange": true, "range": [-0.5, 13.5], "type": "category"}, "yaxis": {"autorange": true, "range": [0, 2.547], "type": "linear"}}}
